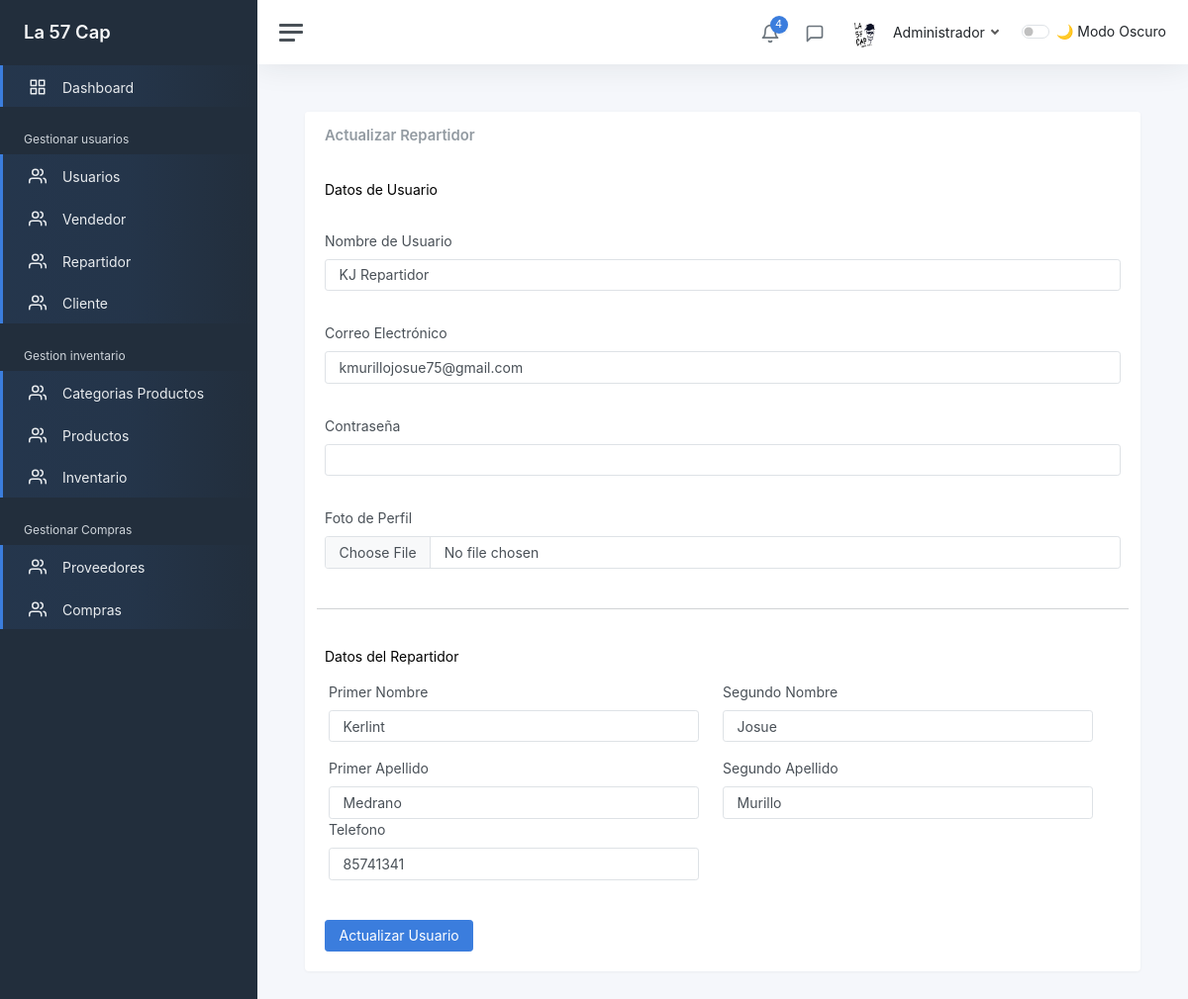
Before: /admin/ActualizarRepartidor?id=12 (signed in) with the older database file.
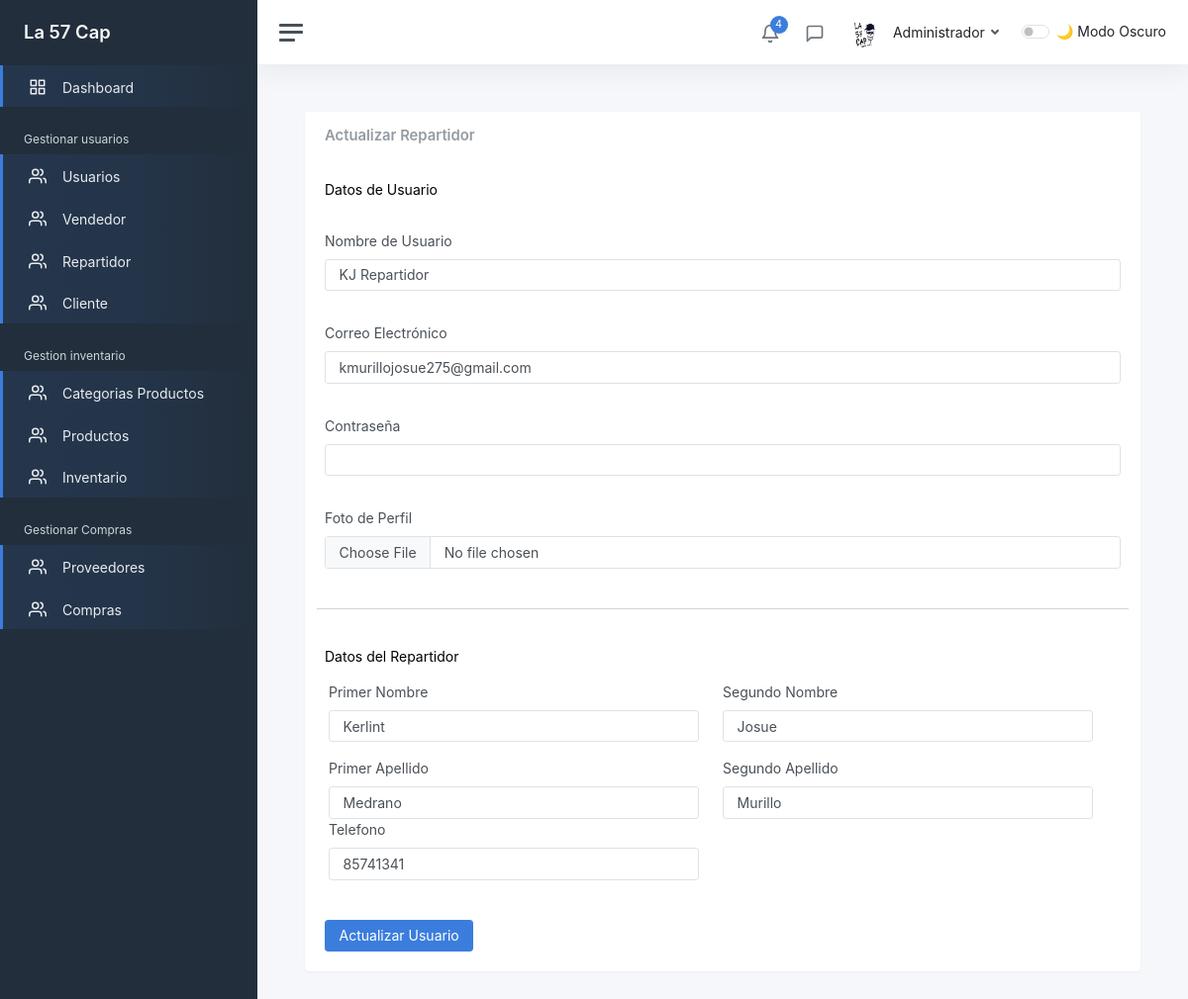
After: the same page with the newer database file.
### tables this page shows
CREATE TABLE `usuario`  (
  `idusuario` int(0) NOT NULL AUTO_INCREMENT,
  `id_roles` int(0) NOT NULL,
  `f_perfil` varchar(150) NULL DEFAULT NULL,
  `userName` varchar(45) NOT NULL,
  `password` varchar(100) NOT NULL,
  `email` varchar(30) NOT NULL,
  `confirmado` tinyint(1) NULL DEFAULT NULL,
  `token` varchar(15) NULL DEFAULT NULL,
  `Creado_Fecha` datetime(0) NOT NULL,
  `Cambiado_Fecha` datetime(0) NOT NULL,
  `eliminado` tinyint(0) NULL DEFAULT 0,
  `intentos_fallidos` int(0) NULL DEFAULT 0,
  PRIMARY KEY (`idusuario`) USING BTREE,
  INDEX `usuario_roles_idx`(`id_roles`) USING BTREE,
  CONSTRAINT `usuario_roles` FOREIGN KEY (`id_roles`) REFERENCES `roles` (`idroles`) ON DELETE RESTRICT ON UPDATE RESTRICT
);

### controllers/RepartidorControllers.php (called while the page is built, shortened)
<?php
class RepartidorControllers
{
    public static function ActualizarRepartidor(Router $router)
    {
        $id = s($_GET['id'] ?? null);
        verificarId(Repartidor::find($id, 'idrepartidor'), 'admin');
        $repartidor = Repartidor::find($id, 'idrepartidor');
        $usuario = Usuario::find($repartidor->id_usuario, 'idusuario');
        $alertas = [];
        $router->renderAdmin('Admin/repartidores/ActualizarRepartidor', [
            'usuario' => $usuario,
            'repartidor' => $repartidor,
            'alertas' => $alertas,
            'titulo' => 'Actualizar Repartidor'
        ]);
    }
}

### public/index.php (called while the page is built, shortened)
<?php
$router = new Router();
$router->get('/login', [LoginController::class, 'login']);
$router->post('/login', [LoginController::class, 'login']);
$router->get('/logout', [LoginController::class, 'logout']);
$router->get('/olvide-cuenta', [UsuarioController::class, 'olvide']);
$router->post('/olvide-cuenta', [UsuarioController::class, 'olvide']);
$router->get('/recuperar-cuenta', [UsuarioController::class, 'recuperar']);
$router->post('/recuperar-cuenta', [UsuarioController::class, 'recuperar']);
$router->get('/confirmar-cuenta', [UsuarioController::class, 'confirmarCuenta']);
$router->post('/confirmar-cuenta', [UsuarioController::class, 'confirmarCuenta']);
$router->get('/crear-cuenta', [RegistroController::class, 'crearCuenta']);
$router->post('/crear-cuenta', [RegistroController::class, 'crearCuenta']);
$router->get('/mensaje-confirmacion', [RegistroController::class, 'mensajeConfirmacion']);
$router->get('/reenviar-confirmacion', [RegistroController::class, 'reenviarConfirmacion']);
$router->post('/reenviar-confirmacion', [RegistroController::class, 'reenviarConfirmacion']);
$router->get('/', [LandingController::class, 'index']);
$router->get('/mostrarProductos', [LandingController::class, 'shop']);
$router->get('/SobreNosotros', [LandingController::class, 'about']);
$router->get('/Contactanos', [LandingController::class, 'contact']);
$router->get('/admin', [AdminController::class, 'Admin']);
$router->post('/admin', [AdminController::class, 'Admin']);
$router->get('/admin/GestionarUsuario', [UsuarioController::class, 'GestionarUsuario']);
$router->post('/admin/GestionarUsuario', [UsuarioController::class, 'GestionarUsuario']);
$router->get('/admin/CrearUsuario', [UsuarioController::class, 'crearUsuario']);
$router->post('/admin/CrearUsuario', [UsuarioController::class, 'crearUsuario']);
$router->get('/admin/ActualizarUsuario', [UsuarioController::class, 'ActualizarUsuario']);
$router->post('/admin/ActualizarUsuario', [UsuarioController::class, 'ActualizarUsuario']);
$router->get('/admin/EliminarUsuario', [UsuarioController::class, 'EliminarUsuario']);
$router->post('/admin/EliminarUsuario', [UsuarioController::class, 'EliminarUsuario']);
$router->get('/admin/Dashboard', [DashBoardController::class, 'Dashboard']);
$router->post('/admin/Dashboard', [DashBoardController::class, 'Dashboard']);
$router->get('/admin/GestionarCliente', [ClienteController::class, 'GestionarCliente']);
$router->post('/admin/GestionarCliente', [ClienteController::class, 'GestionarCliente']);
$router->get('/admin/GestionarVendedores', [VendedorController::class, 'GestionarVendedores']);
$router->post('/admin/GestionarVendedores', [VendedorController::class, 'GestionarVendedores']);
$router->get('/admin/CrearVendedor', [VendedorController::class, 'crearvendedor']);
$router->post('/admin/CrearVendedor', [VendedorController::class, 'crearvendedor']);
$router->get('/admin/ActualizarVendedor', [VendedorController::class, 'ActualizarVendedor']);
$router->post('/admin/ActualizarVendedor', [VendedorController::class, 'ActualizarVendedor']);
$router->post('/admin/EliminarVendedor', [VendedorController::class, 'EliminarVendedor']);
$router->get('/admin/GestionarRepartidor', [RepartidorControllers::class, 'GestionarRepartidores']);
$router->post('/admin/GestionarRepartidor', [RepartidorControllers::class, 'GestionarRepartidores']);
$router->get('/admin/CrearRepartidor', [RepartidorControllers::class, 'CrearRepartidor']);
$router->post('/admin/CrearRepartidor', [RepartidorControllers::class, 'CrearRepartidor']);
$router->get('/admin/ActualizarRepartidor', [RepartidorControllers::class, 'ActualizarRepartidor']);
$router->post('/admin/ActualizarRepartidor', [RepartidorControllers::class, 'ActualizarRepartidor']);
$router->post('/admin/EliminarRepartidor', [RepartidorControllers::class, 'EliminarRepartidor']);
$router->get('/admin/GestionarProveedores', [ProveedorController::class, 'GestionarProveedores']);
$router->post('/admin/GestionarProveedores', [ProveedorController::class, 'GestionarProveedores']);
$router->get('/admin/CrearProveedor', [ProveedorController::class, 'CrearProveedor']);
$router->post('/admin/CrearProveedor', [ProveedorController::class, 'CrearProveedor']);
$router->get('/admin/ActualizarProveedor', [ProveedorController::class, 'ActualizarProveedor']);
$router->post('/admin/ActualizarProveedor', [ProveedorController::class, 'ActualizarProveedor']);
$router->post('/admin/EliminarProveedor', [ProveedorController::class, 'EliminarProveedor']);
$router->get('/admin/GestionarCategoriaProducto', [CategoriaProductoController::class, 'GestionarCategorias']);
$router->post('/admin/GestionarCategoriaProducto', [CategoriaProductoController::class, 'GestionarCategorias']);
$router->get('/admin/CrearCategoriaProducto', [CategoriaProductoController::class, 'CrearCategoria']);
$router->post('/admin/CrearCategoriaProducto', [CategoriaProductoController::class, 'CrearCategoria']);
$router->get('/admin/ActualizarCategoriaProducto', [CategoriaProductoController::class, 'ActualizarCategoria']);
$router->post('/admin/ActualizarCategoriaProducto', [CategoriaProductoController::class, 'ActualizarCategoria']);
$router->post('/admin/EliminarCategoriaProducto', [CategoriaProductoController::class, 'EliminarCategoria']);
$router->get('/admin/GestionarProducto', [ProductoController::class, 'GestionarProductos']);
$router->post('/admin/GestionarProducto', [ProductoController::class, 'GestionarProductos']);
$router->get('/admin/CrearProducto', [ProductoController::class, 'CrearProducto']);
$router->post('/admin/CrearProducto', [ProductoController::class, 'CrearProducto']);
$router->get('/admin/ActualizarProducto', [ProductoController::class, 'ActualizarProducto']);
$router->post('/admin/ActualizarProducto', [ProductoController::class, 'ActualizarProducto']);
$router->post('/admin/EliminarProducto', [ProductoController::class, 'EliminarProducto']);
$router->get('/admin/GenerarCodigoBarras', [ProductoController::class, 'VerCodigoBarras']);
$router->get('/admin/DescargarCodigoBarras', [ProductoController::class, 'DescargarCodigoBarras']);
$router->get('/admin/VerProducto', [ProductoController::class, 'VerProducto']);
$router->get('/admin/InventarioGeneral', [InventarioController::class, 'GestionarInventario']);
$router->get('/admin/GestionarCompras', [CompraController::class, 'GestionarCompras']);
$router->get('/admin/CrearCompra', [CompraController::class, 'CrearCompra']);
$router->post('/admin/CrearCompra', [CompraController::class, 'CrearCompra']);
$router->get('/admin/DetalleCompra', [CompraController::class, 'VerDetalleCompra']);
$router->get('/Vendedor', [VendedorController::class, 'Vendedor']);
$router->get('/Repartidor', [RepartidorControllers::class, 'Repartidor']);
$router->comprobarRutas();

### models/ActiveRecord.php (called while the page is built, shortened)
<?php
class ActiveRecord
{
    protected static $db;
    protected static $tabla = '';
    public static function setDB($database)
    {
        self::$db = $database;
    }
    public static function consultarSQL($query)
    {
        $resultado = self::$db->query($query);
        $array = [];
        while ($registro = $resultado->fetch_assoc()) {
            $array[] = static::crearObjeto($registro);
        }
        return $array;
    }
    protected static function crearObjeto($registro)
    {
        $objeto = new static;
        foreach ($registro as $key => $value) {
            if (property_exists($objeto, $key)) {
                $objeto->$key = $value;
            }
        }
        return $objeto;
    }
    public static function find($id, $columna)
    {
        $query = "SELECT * FROM " . static::$tabla . " WHERE {$columna} = {$id}";
        $resultado = self::consultarSQL($query);
        return array_shift($resultado);
    }
}

### includes/funciones.php (called while the page is built, shortened)
<?php
function s($html): string
{
    $s = htmlspecialchars($html);
    return $s;
}

### views/formularios/Repartidor.php (the view, shortened to what the changed rows need)
<div class="mb-3">
    <label for="userName" class="form-label">Nombre de Usuario</label>
    <input type="text" class="form-control" name="usuario[userName]" id="userName" value="<?= s($usuario->userName); ?>" required>
</div>
<div class="mb-3">
    <label for="email" class="form-label">Correo Electrónico</label>
    <input type="email" class="form-control" name="usuario[email]" id="email" value="<?= s($usuario->email); ?>" required>
</div>

Changed rows visible on the page:
changed usuario "KJ Repartidor": email "kmurillojosue75@gmail.com" → "kmurillojosue275@gmail.com"
